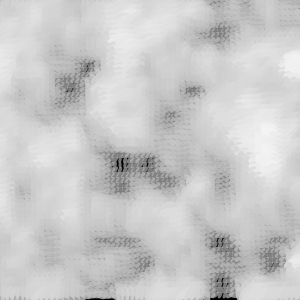
Frame 1 (no input)
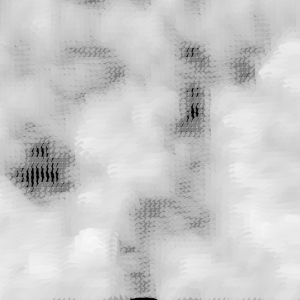
Frame 60 (the mouse pressed at the canvas centre just before this capture)
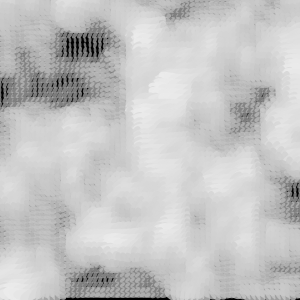
Frame 120 (the mouse held since frame 60 and released just before this capture)

The Processing sketch that drew these frames (run headless with seeded random() and noise(); from frame 60 on, the mouse is pressed at the canvas centre):

// Processing sketch: ch5_4_refactor
// ── ch5_4_refactor.pde
void setup() {
  size(300, 300);
  smooth();
}


void draw() {
  background(0);

  float xstart = random(10);
  float ynoiseInit = random(10);
  int cols = width / 5 + 1;
  int rows = height / 5;

  for (int i = 0; i < cols * rows; i++) {
    int xi = i % cols;
    int yi = i / cols;
    int x = xi * 5;
    int y = yi * 5;
    float xnoise = xstart + (xi + 1) * 0.1;
    float ynoise = ynoiseInit + (yi + 1) * 0.1;
    drawPoint(x, y, noise(xnoise, ynoise));
  }
}

void drawPoint(float x, float y, float noiseFactor) {
  pushMatrix();
  translate(x, y);
  rotate(noiseFactor * radians(540));

  float edgeSize = noiseFactor * 35;
  float grey = 150 + (noiseFactor * 120);
  float alph = 150 + (noiseFactor * 120);
  noStroke();
  fill(grey, alph);
  ellipse(0, 0, edgeSize, edgeSize / 2);
  popMatrix();
}
